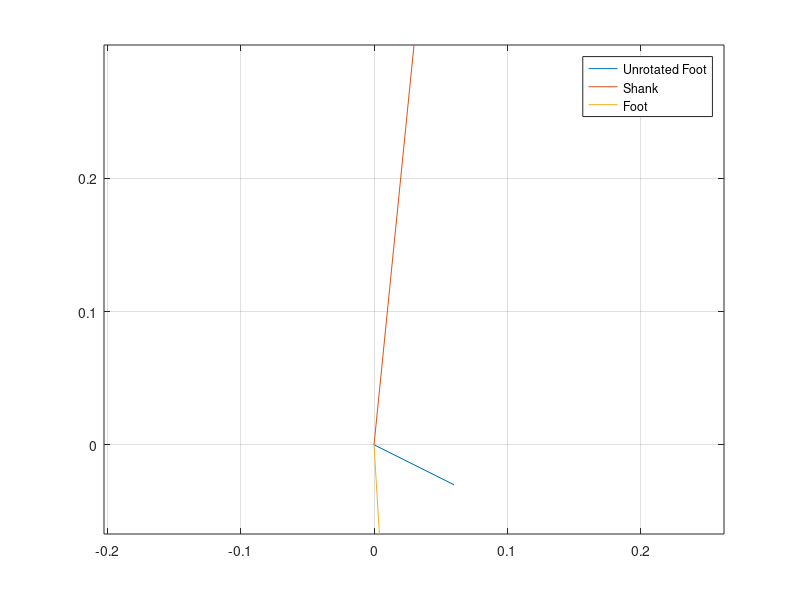

Write the MATLAB code that produced this figure.
function ankle_geometry()

x1 = deg2rad(-60);

% define rotation matrix
rotation = [cos(x1) -sin(x1) 
   sin(x1) cos(x1)];

% coordinates in global reference frame
origin = [0.03, 0.3]';
insertion = rotation * [0.06, -0.03]';

difference = origin - insertion;
tibialis_anterior_length = sqrt(difference(1)^2 + difference(2)^2);

% shank_x_og = [0, 0.03];
% shank_y_og = [0, 0.3];
foot_x_og = [0, 0.06];
foot_y_og = [0, -0.03];

shank_x = [0, origin(1)];
shank_y = [0, origin(2)];
foot_x = [0, insertion(1)];
foot_y = [0, insertion(2)];

% figure();
% scatter(0,0), hold on;
% scatter(0.3, -0.03);
% scatter(origin(1), origin(2));
% scatter(insertion(1), insertion(2)), hold off;

% grid on;
% legend('Ankle Center','OG Origin', 'Rotated Origin', 'Insertion')

figure();
plot(foot_x_og, foot_y_og), hold on;
plot(shank_x, shank_y);
plot(foot_x, foot_y), hold off;

axis equal
grid on;
legend('Unrotated Foot','Shank','Foot')


end